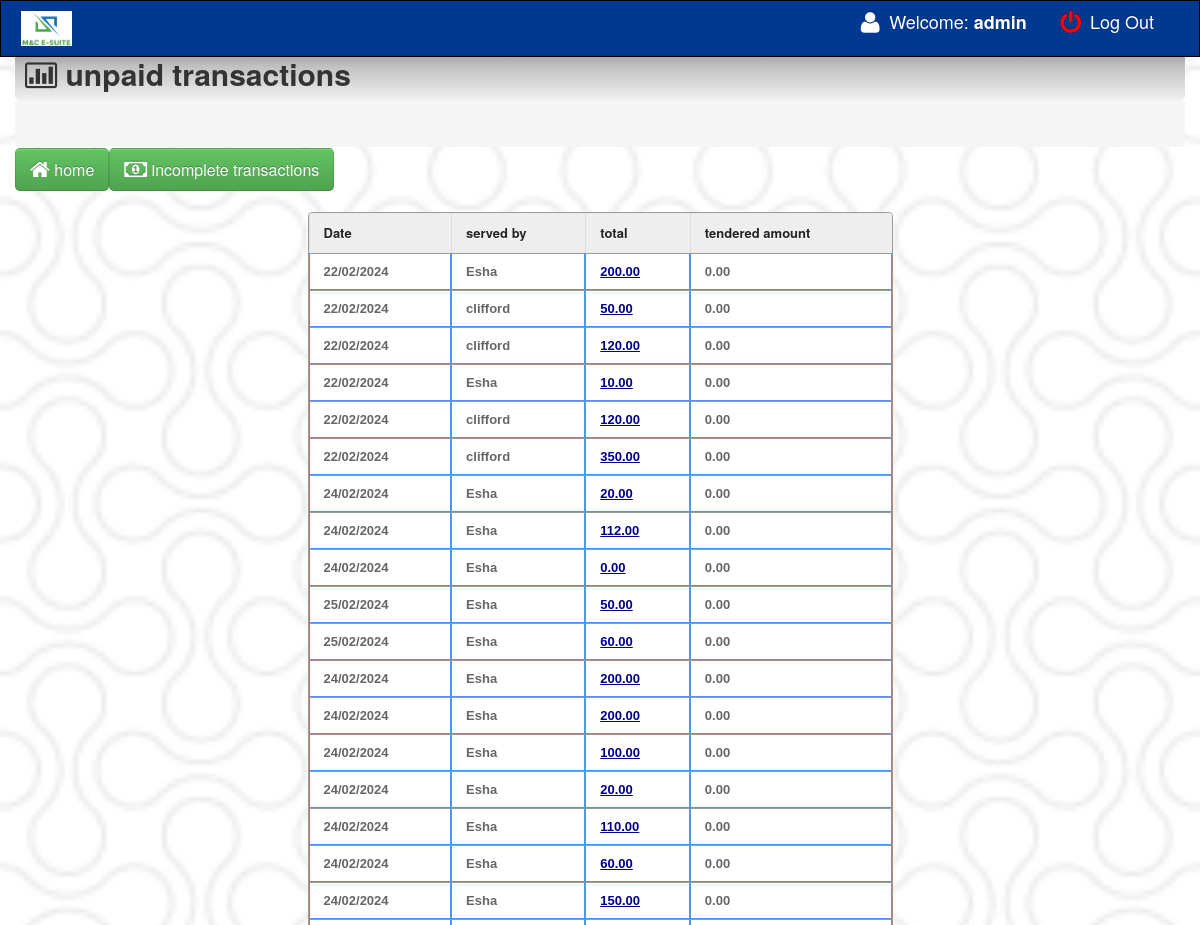
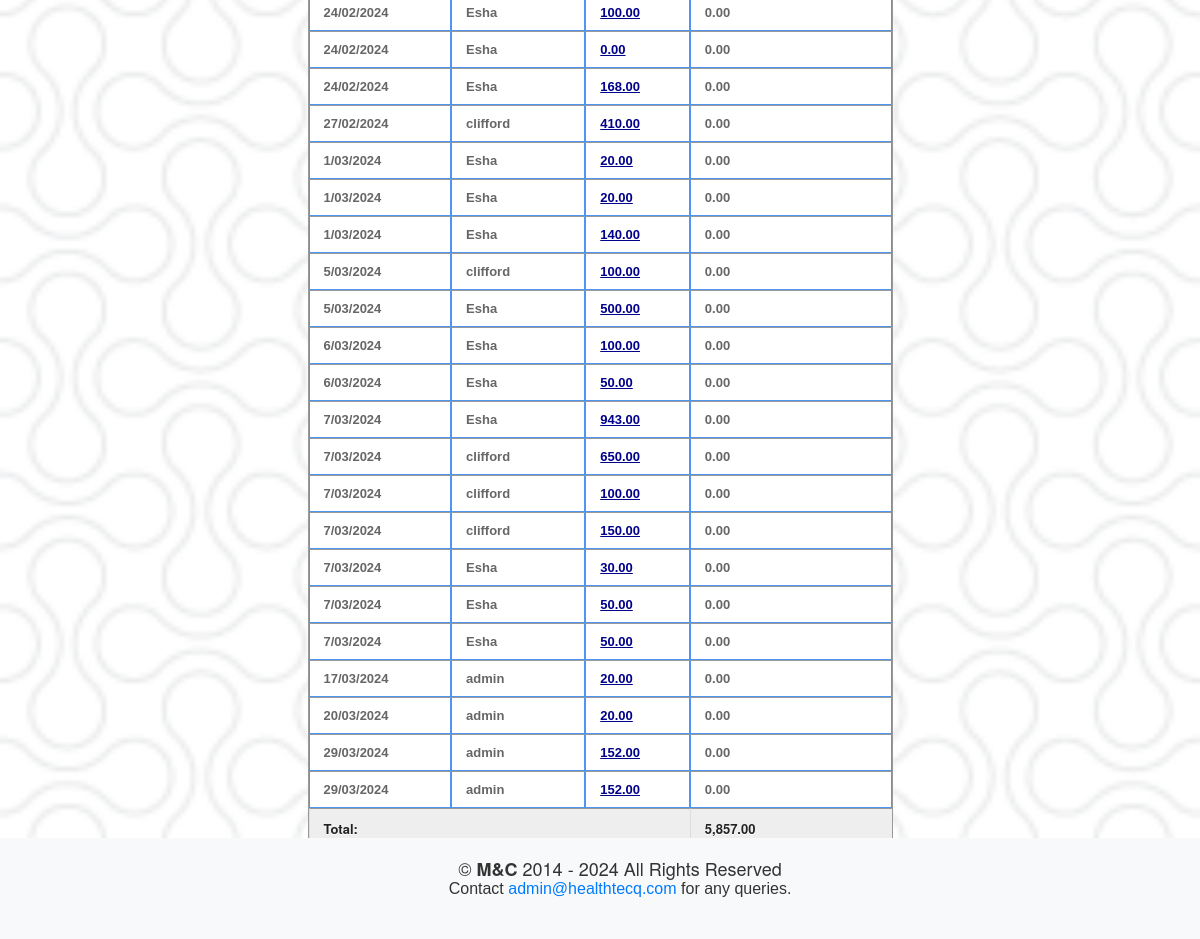
The app's page /main/cashier.php (signed in) with its own data (2 pictures, top to bottom).
### tables this page shows
CREATE TABLE `sales` (
  `transaction_id` int(10) NOT NULL,
  `invoice_number` varchar(100) NOT NULL,
  `cashier` varchar(100) NOT NULL,
  `date` date NOT NULL,
  `type` varchar(100) NOT NULL,
  `amount` varchar(100) NOT NULL,
  `profit` varchar(100) NOT NULL,
  `cashtendered` varchar(100) NOT NULL,
  `name` varchar(100) DEFAULT NULL,
  `balance` varchar(100) NOT NULL DEFAULT '0',
  `paid` varchar(3) NOT NULL,
  `customer` varchar(100) DEFAULT NULL
);

### main/cashier.php (the view, shortened to what this page needs)
<!DOCTYPE html PUBLIC "-//W3C//DTD XHTML 1.0 Transitional//EN" "http://www.w3.org/TR/xhtml1/DTD/xhtml1-transitional.dtd">
<html xmlns="http://www.w3.org/1999/xhtml">
<head>
<link href="src/facebox.css" media="screen" rel="stylesheet" type="text/css" />
 <link href="css/bootstrap.css" rel="stylesheet">
    <link rel="stylesheet" type="text/css" href="css/DT_bootstrap.css">
  <link rel="stylesheet" href="css/font-awesome.min.css">
    <link href="css/bootstrap-responsive.css" rel="stylesheet">
<link href="../style.css" media="screen" rel="stylesheet" type="text/css" />
<link rel="stylesheet" type="text/css" href="tcal.css" />
</head>
<body>
<?php include('navfixed.php');?>
<div class="container">
	<div class="contentheader">
			<i class="icon-bar-chart"></i> unpaid transactions
			</div>
			<ul class="breadcrumb">
			<li><p>&nbsp;</p></li>
			<li class="active">&nbsp;</li>
			</ul>
<div style="margin-top: -19px; margin-bottom: 21px;">
<a  href="index.php"><button class="btn btn-success btn-large" style="float: none;"><i class="icon icon-home icon-large"></i> home</button></a><a  href="incomplete.php"><button class="btn btn-success btn-large" style="float: none;"><i class="icon icon-money icon-large"></i> incomplete transactions</button></a>
</div>
<table class="table table-bordered" id="resultTable" align="center" data-responsive="table" style="text-align: left;width: 50%;">
	<thead>
		<tr>
		<th width="">  Date </th>
		<th width=""> served by </th>
		<th width=""> total</th>
		<th width=""> tendered amount</th>
		</tr>
	</thead>
	<tbody>
			<?php
				include('../connect.php');
				$a='cash';
				$b=0;
				$result = $db->prepare("SELECT *  FROM sales WHERE `type`=:cash AND  `paid`=:b ORDER BY transaction_id ASC ");
			$result->bindParam(':cash', $a);
			$result->bindParam(':b', $b);
				$result->execute();
				for($i=0; $row = $result->fetch(); $i++){
			?>
			<tr class="record">
			<td><?php $date = $row['date'];
                $d11 = strtotime ( $date ) ;
                $d11 = date ( 'j/m/Y' , $d11 );
                echo $d11;?></td>
			<td><?php echo $row['cashier']; ?></td>
			<td><a rel="facebox" href="checkcash.php?pt=<?php echo $row['transaction_id'] ?>&invoice=<?php echo $row['invoice_number'] ?>&total=<?php echo $row['amount'] ?>&totalprof=<?php echo $row['profit'] ?>&cashier=<?php echo $row['cashier'] ?>"><u><?php
			$dsdsd=$row['amount'];
			echo formatMoney($dsdsd, true);
			?></u></a></td>
			<td><?php
			$dsdsdd=$row['cashtendered'];
			echo formatMoney($dsdsdd, true);
			?></td>
			</tr>
			<?php
				}
			?>
	</tbody>
	<thead>
		<tr>
			<th colspan="3" style="border-top:1px solid #999999"> Total: </th>
			<th colspan="1" style="border-top:1px solid #999999">
			<?php
				function formatMoney($number, $fractional=false) {
					if ($fractional) {
						$number = sprintf('%.2f', $number);
					}
					while (true) {
						$replaced = preg_replace('/(-?\d+)(\d\d\d)/', '$1,$2', $number);
						if ($replaced != $number) {
							$number = $replaced;
						} else {
							break;
						}
					}
					return $number;
				}
				$a='cash';
				$b=0;
				$results = $db->prepare("SELECT sum(amount) FROM sales WHERE  `type`=:cash AND paid=:b");
				$results->bindParam(':cash',$a);
				$results->bindParam(':b',$b);
				$results->execute();
				for($i=0; $rows = $results->fetch(); $i++){
				$dsdsd=$rows['sum(amount)'];
				echo formatMoney($dsdsd, true);
				}
				?>
			</th>
		</tr>
	</thead>
</table>
<button  style="float:left;" class="btn btn-success btn-large"><a href="selecustomer.php"> customer payment</button></a>
</div><div class="clearfix"></div>
</body>
<?php include('footer.php');?>
</html>

### main/navfixed.php (shortened to what this page needs)
<!DOCTYPE html>
<html lang="en">
<head>
<link href="../main/src/facebox.css" media="screen" rel="stylesheet" type="text/css" />
<link href="../main/vendors/uniform.default.css" rel="stylesheet" media="screen">
<link href="../main/css/bootstrap.css" rel="stylesheet">
 <link href="../main/vendors/chosen.min.css" rel="stylesheet" media="screen">
<link rel="stylesheet" type="text/css" href="../main/css/DT_bootstrap.css">
<link rel="stylesheet" href="../main/css/font-awesome.min.css">
<link href="../main/css/bootstrap-responsive.css" rel="stylesheet">
<link rel="stylesheet" type="text/css" href="../main/tcal.css" />
<link href="../style.css" media="screen" rel="stylesheet" type="text/css" />
</head>
<body>
<div class="navbar navbar-inverse navbar-fixed-top">
  <div class="navbar-inner" id="nav">
    <div class="container-fluid">
      <a class="brand" href="#">
        <img src="../main/ico/logo.PNG" style="height:35px;">
      </a>
      <div class="nav-collapse collapse" id="navCollapse">
        <ul class="nav pull-right" id="right">
          <li><a><i class="icon-user icon-large"></i> Welcome:<strong> <?php echo $_SESSION['SESS_FIRST_NAME'];?></strong></a></li>
          <li><a href="../index.php"><font color="red"><i class="icon-off icon-large"></i></font> Log Out</a></li>
        </ul>
      </div>
    </div>
  </div>
</div>

### main/footer.php (shortened to what this page needs)
<div align="center" id="footer">
    <?php echo "&copy;";?>
    <?php function auto_copyright($year = 'auto'){ ?>
       <?php if(intval($year) < date('Y')){ echo intval($year) . ' - ' . date('Y'); } ?>
    <?php } ?>
    <b>M&C</b>
    <?php auto_copyright('2014'); ?> All Rights Reserved
    <div style="text-align: center; font-family: Arial, sans-serif; font-size: 16px; color: #333; margin: 0 auto;">
    <p style="margin-bottom: 20px;">Contact <a href="mailto:admin@healthtecq.com" style="color: #007bff; text-decoration: none;">admin@healthtecq.com</a> for any queries.</p>
</div>
</div>
</body>
</html>

### style.css (style rules this page uses)
td a { color:darkblue; }
button a, a:hover { color:#fff; text-decoration:none; }
#resultTable { border-collapse: separate; background-color: #FFFFFF; border-spacing: 0; max-width: 100%; }
#resultTable { color: #666666; text-shadow: 0 1px 0 #FFFFFF; width: 100%; border: 1px solid #999999; box-shadow: 0 5px 5px -5px rgba(0, 0, 0, 0.3); margin-top: 13px; }
#resultTable thead tr th { background: none repeat scroll 0 0 #EEEEEE; color: #222222; padding: 10px 14px; text-align: left; border-top: 0 none; font-size: 13px; }
#resultTable tbody tr td { font: bold 13px 'Arial'; text-align: left; padding: 10px 14px; border-top: 1px solid #999999; }
#resultTable td { padding:7px; border:#4e95f4 1px solid; }
#resultTable tr { background: #fff; }

### main/cashier.php (style rules this page uses)
body { padding-top: 60px; padding-bottom: 40px; }

### main/navfixed.php (style rules this page uses)
body { background-image: url('../main/images/double-bubble-outline.png'); background-repeat: no-repeat; background-size: cover; background-position: center; }

### main/footer.php (style rules this page uses)
#footer { background-color: #f8f9fa; padding: 20px; text-align: center; position: fixed; width: 100%; bottom: 0; }

### records on screen
sales: date "22/02/2024", cashier "Esha", amount "200.00", cashtendered "0.00"
sales: date "22/02/2024", cashier "clifford", amount "50.00", cashtendered "0.00"
sales: date "22/02/2024", cashier "clifford", amount "120.00", cashtendered "0.00"
sales: date "22/02/2024", cashier "Esha", amount "10.00", cashtendered "0.00"
sales: date "22/02/2024", cashier "clifford", amount "120.00", cashtendered "0.00"
sales: date "22/02/2024", cashier "clifford", amount "350.00", cashtendered "0.00"
sales: date "24/02/2024", cashier "Esha", amount "20.00", cashtendered "0.00"
sales: date "24/02/2024", cashier "Esha", amount "112.00", cashtendered "0.00"
sales: date "24/02/2024", cashier "Esha", amount "0.00", cashtendered "0.00"
sales: date "25/02/2024", cashier "Esha", amount "50.00", cashtendered "0.00"
sales: date "25/02/2024", cashier "Esha", amount "60.00", cashtendered "0.00"
sales: date "24/02/2024", cashier "Esha", amount "200.00", cashtendered "0.00"
sales: date "24/02/2024", cashier "Esha", amount "200.00", cashtendered "0.00"
sales: date "24/02/2024", cashier "Esha", amount "100.00", cashtendered "0.00"
sales: date "24/02/2024", cashier "Esha", amount "20.00", cashtendered "0.00"
sales: date "24/02/2024", cashier "Esha", amount "110.00", cashtendered "0.00"
sales: date "24/02/2024", cashier "Esha", amount "60.00", cashtendered "0.00"
sales: date "24/02/2024", cashier "Esha", amount "150.00", cashtendered "0.00"
sales: date "24/02/2024", cashier "Esha", amount "100.00", cashtendered "0.00"
sales: date "24/02/2024", cashier "Esha", amount "0.00", cashtendered "0.00"
sales: date "24/02/2024", cashier "Esha", amount "168.00", cashtendered "0.00"
sales: date "27/02/2024", cashier "clifford", amount "410.00", cashtendered "0.00"
sales: date "1/03/2024", cashier "Esha", amount "20.00", cashtendered "0.00"
sales: date "1/03/2024", cashier "Esha", amount "20.00", cashtendered "0.00"
sales: date "1/03/2024", cashier "Esha", amount "140.00", cashtendered "0.00"
sales: date "5/03/2024", cashier "clifford", amount "100.00", cashtendered "0.00"
sales: date "5/03/2024", cashier "Esha", amount "500.00", cashtendered "0.00"
sales: date "6/03/2024", cashier "Esha", amount "100.00", cashtendered "0.00"
sales: date "6/03/2024", cashier "Esha", amount "50.00", cashtendered "0.00"
sales: date "7/03/2024", cashier "Esha", amount "943.00", cashtendered "0.00"
sales: date "7/03/2024", cashier "clifford", amount "650.00", cashtendered "0.00"
sales: date "7/03/2024", cashier "clifford", amount "100.00", cashtendered "0.00"
sales: date "7/03/2024", cashier "clifford", amount "150.00", cashtendered "0.00"
sales: date "7/03/2024", cashier "Esha", amount "30.00", cashtendered "0.00"
sales: date "7/03/2024", cashier "Esha", amount "50.00", cashtendered "0.00"
sales: date "7/03/2024", cashier "Esha", amount "50.00", cashtendered "0.00"
sales: date "17/03/2024", cashier "admin", amount "20.00", cashtendered "0.00"
sales: date "20/03/2024", cashier "admin", amount "20.00", cashtendered "0.00"
sales: date "29/03/2024", cashier "admin", amount "152.00", cashtendered "0.00"
sales: date "29/03/2024", cashier "admin", amount "152.00", cashtendered "0.00"

### other values on screen
$_SESSION['SESS_FIRST_NAME'] "admin"
formatMoney($dsdsd, true) "5,857.00"
$year "2014"
